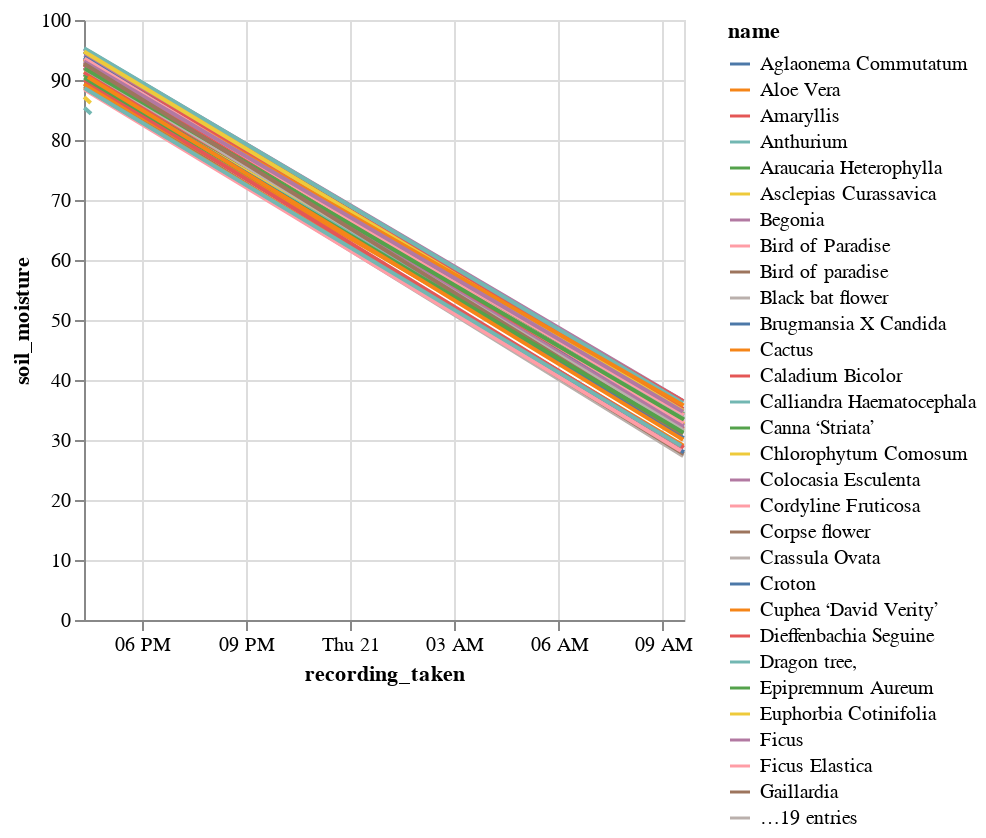

This figure's notebook cell:
### Code cell
alt.Chart(plants_data).mark_line().encode(
    x='recording_taken:T',
    y='soil_moisture:Q',
    color = 'name:N'
)

### Figure 1 — Vega-Lite specification as saved in the notebook (floating-point values rounded to 4 significant figures; data arrays with more than 128 entries replaced by an {"elided": "..."} marker saying what was removed)
{"config": {"view": {"continuousWidth": 300, "continuousHeight": 300}}, "data": {"name": "data-bc42838179cc2e4a600eb81cd53c4004"}, "mark": {"type": "line"}, "encoding": {"color": {"field": "name", "type": "nominal"}, "x": {"field": "recording_taken", "type": "temporal"}, "y": {"field": "soil_moisture", "type": "quantitative"}}, "$schema": "https://vega.github.io/schema/vega-lite/v5.15.1.json", "datasets": {"data-bc42838179cc2e4a600eb81cd53c4004": {"elided": "266 records"}}}
